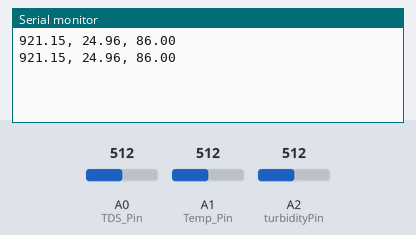
A sketch run on a simulated Arduino Uno, built with avr-gcc and run on an emulated ATmega328P. Shown: the last lines printed to the serial monitor. Inputs (shaded band) come from the test bench; at power-on: A0 (TDS_Pin) = 512, A1 (Temp_Pin) = 512, A2 (turbidityPin) = 512.

Above: at 1.8 s.
1.9 s: A0 (TDS_Pin) set to 716
At 2.8 s:
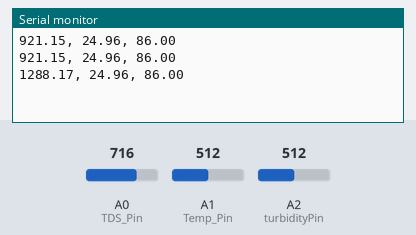
3.4 s: A1 (Temp_Pin) set to 716
At 4.7 s:
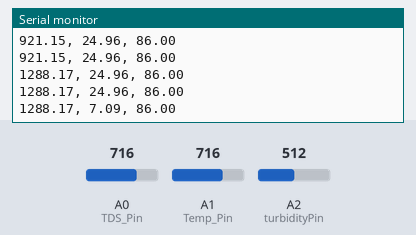
4.9 s: A2 (turbidityPin) set to 716
At 5.7 s:
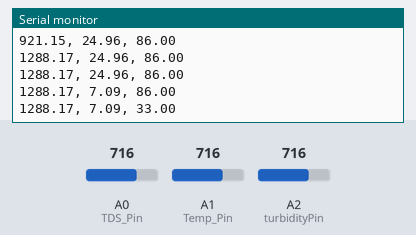
6.4 s: A0 (TDS_Pin) set to 900
At 7.4 s:
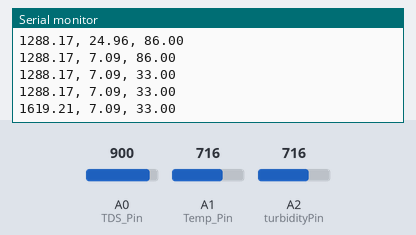
7.9 s: A1 (Temp_Pin) set to 900
At 8.8 s:
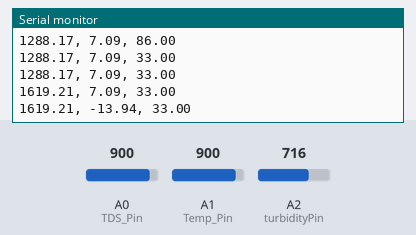
9.4 s: A2 (turbidityPin) set to 900
At 10.8 s:
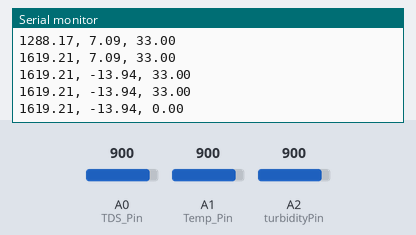
Timing chart, 0 to 11.9 s (numbered marks = the images above; inputs shaded):
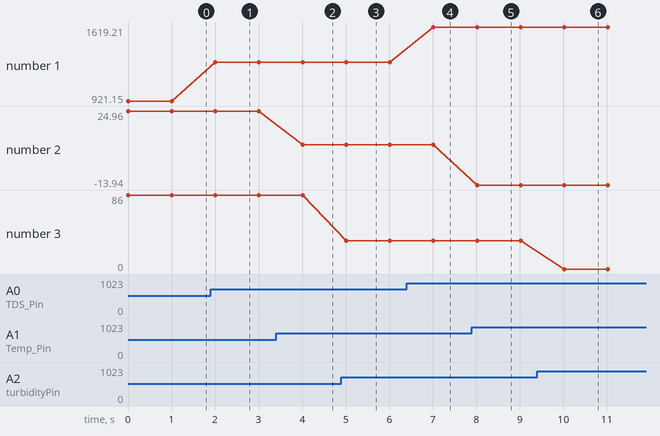

Measured:
- after the input at 1.9 s, the serial monitor: prints a new line after 0.11 s (image 1)
- after the input at 3.4 s, the serial monitor: prints a new line after 0.61 s (image 2)
- after the input at 4.9 s, the serial monitor: prints a new line after 0.11 s (image 3)
- after the input at 6.4 s, the serial monitor: prints a new line after 0.62 s (image 4)
- after the input at 7.9 s, the serial monitor: prints a new line after 0.12 s (image 5)
- after the input at 9.4 s, the serial monitor: prints a new line after 0.62 s (image 6)
- plotted number 1: 921.15 → 1288.17 after the input at 1.9 s, 1288.17 → 1619.21 after the input at 6.4 s
- plotted number 2: 24.96 → 7.09 after the input at 3.4 s, 7.09 → -13.94 after the input at 7.9 s

The sketch:

ArduinoUno.ino
```cpp
#define RT0 10000   // Ω
#define B 3950      // K
#define VCC 5       // Supply voltage
#define R 10000     // R = 10KΩ

const int TDS_Pin = A0;  // Pin where the TDS sensor is connected
const int Temp_Pin = A1;  // Pin where the temperature sensor is connected
const int turbidityPin = A2;  // Pin where the turbidity sensor is connected

const float V_ref = 5.0;  // Reference voltage for Arduino Uno (5V)
const float calibration_factor = 368.1;  // Calibration factor for TDS

// Variables for temperature calculation
float RT, VR, ln, Temp, T0, Read;
float voltage, ntu;

void setup() {
  Serial.begin(9600);  // Start serial communication with ESP32
  pinMode(TDS_Pin, INPUT);
  pinMode(Temp_Pin, INPUT);
  pinMode(turbidityPin, INPUT);

  T0 = 25 + 273.15;  // Temperature T0 from datasheet, conversion from Celsius to Kelvin
}

void loop() {
  // 1. TDS Sensor Reading
  int sensorValue = analogRead(TDS_Pin);  // Read the analog value from the TDS sensor
  float voltageTDS = (sensorValue / 1023.0) * V_ref;  // Convert to voltage (for 5V system)
  float TDS_ppm = voltageTDS * calibration_factor;  // Convert voltage to TDS (ppm)

  // 2. Temperature Sensor Reading
  Read = analogRead(Temp_Pin);  // Read the analog value from the temperature sensor
  Read = (5.00 / 1023.00) * Read;  // Convert to voltage
  VR = VCC - Read;
  RT = Read / (VR / R);  // Resistance of RT
  ln = log(RT / RT0);
  Temp = (1 / ((ln / B) + (1 / T0))); // Temperature from sensor
  Temp = Temp - 273.15;  // Convert to Celsius

  // 3. Turbidity Sensor Reading
  int turbidityValue = analogRead(turbidityPin);  // Read the analog value from the turbidity sensor
  voltage = turbidityValue * (5.0 / 1023.0);   // Convert the analog value to voltage (for 5V system)

  // Map voltage to NTU based on the calibration (adjust as necessary)
  if (voltage >= 3.83) {
    ntu = 0;  // Clear water
  } else if (voltage >= 2.83 && voltage < 3.83) {
    ntu = map(voltage * 1000, 2830, 3830, 0, 50);  // Map 2.83V (50 NTU) to 3.83V (0 NTU)
  } else if (voltage >= 1.57 && voltage < 2.83) {
    ntu = map(voltage * 1000, 1570, 2830, 50, 100);  // Map 1.57V (100 NTU) to 2.83V (50 NTU)
  } else {
    ntu = 100;  // Assume very high turbidity for lower voltage values
  }

  // Output all values (TDS, Temperature, Turbidity) in one line
  Serial.print(TDS_ppm);  // Print TDS value
  Serial.print(", ");     // Add a separator (comma)
  Serial.print(Temp);     // Print Temperature value
  Serial.print(", ");     // Add a separator (comma)
  Serial.println(ntu);    // Print Turbidity value

  delay(1000);  // Wait for 1 second before the next reading
}
```
